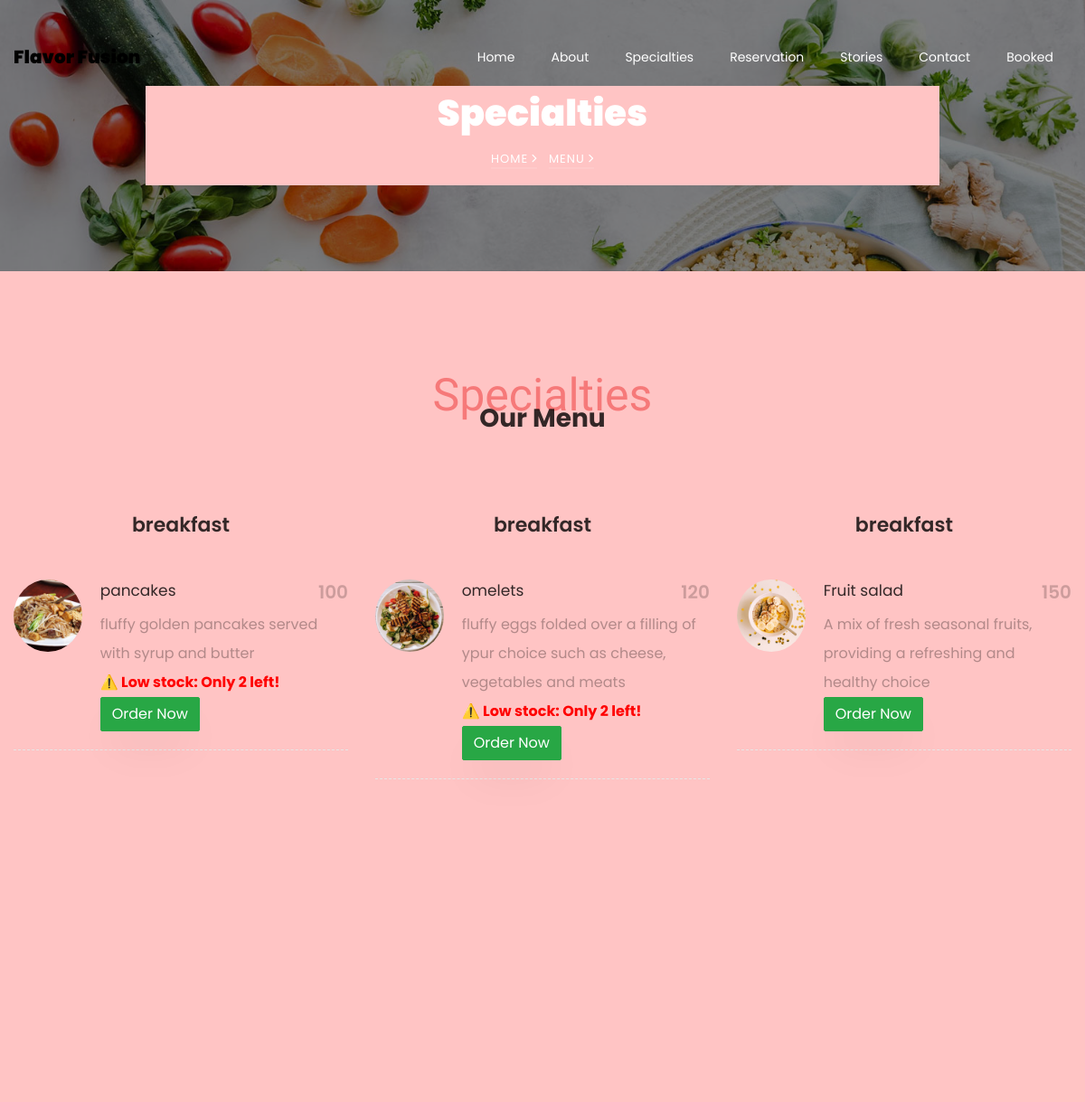
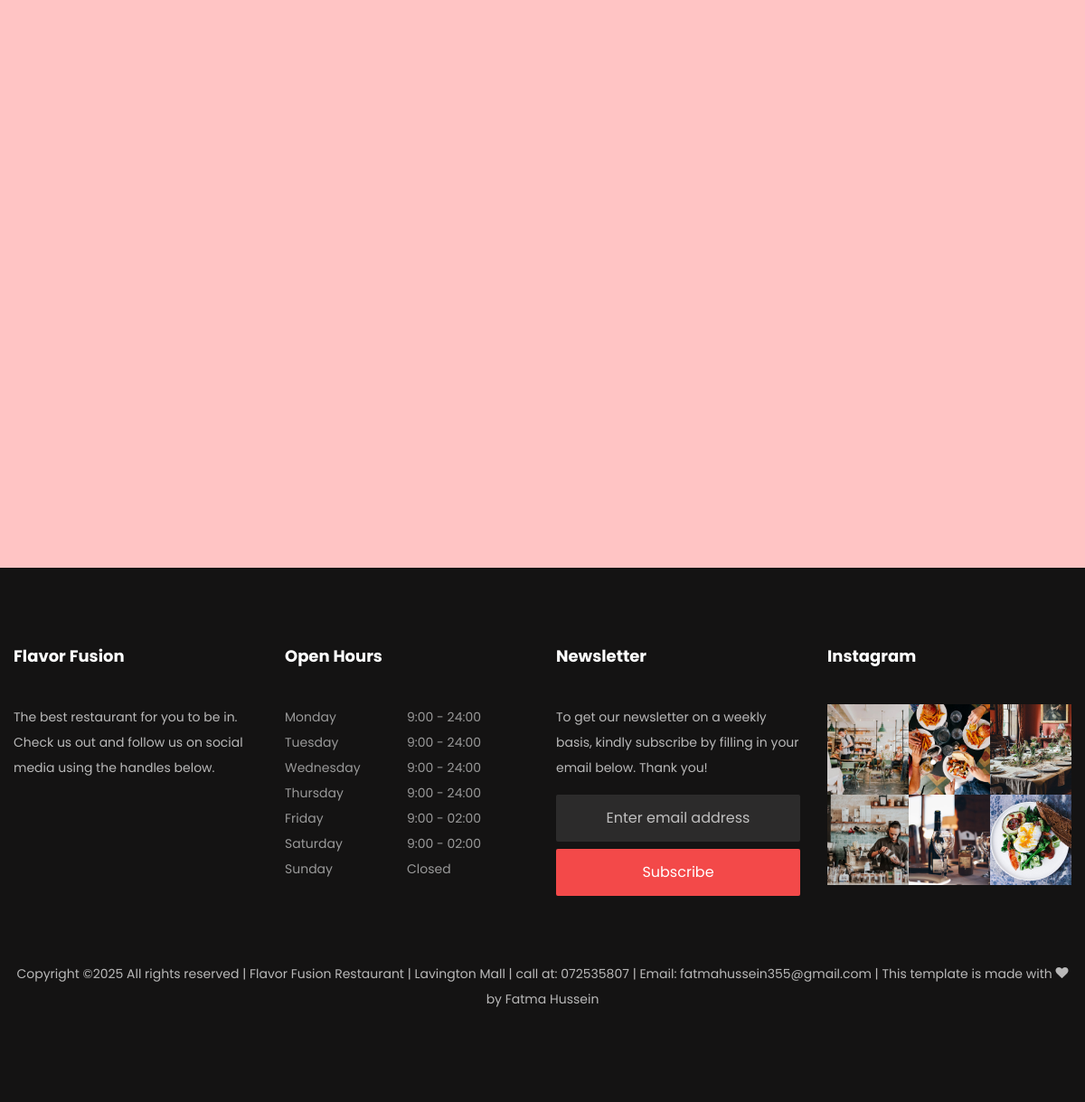
The app's page /menu/ with its own data (2 pictures, top to bottom).
### restaurant/models.py (models this page shows, shortened)
class Ourmenu(models.Model):
    category_options = [
        ('breakfast', 'Breakfast'),
        ('lunch', 'Lunch'),
        ('dinner', 'Dinner'),
        ('dessert', 'Dessert'),
        ('winecard', 'Winecard'),
        ('drinks', 'Drinks')
    ]
    foodname = models.CharField(max_length=50, blank=False, null=False)
    category = models.CharField(max_length=50, choices=category_options, default='dinner')
    foodimage = models.ImageField(upload_to='ourmenu')
    description = models.CharField(max_length=200, blank=False, null=False)
    price = models.PositiveIntegerField()
    stock = models.PositiveIntegerField(default=10)  # Track available stock

class Footer(models.Model):
    heading = models.CharField(max_length=500, default='text1')
    about = models.CharField(max_length=500, default='text1')
    twitter = models.CharField(max_length=500, blank=False, null=False)
    facebook = models.CharField(max_length=500, blank=False, null=False)
    instagram = models.CharField(max_length=500, blank=False, null=False)
    open_days = models.CharField(max_length=500, default='text1')
    newsletter = models.CharField(max_length=500, default='text1')
    image1 = models.ImageField(upload_to='footer', default='testimony.jpg')
    image2 = models.ImageField(upload_to='footer', default='testimony.jpg')
    image3 = models.ImageField(upload_to='footer', default='testimony.jpg')
    image4 = models.ImageField(upload_to='footer', default='testimony.jpg')
    image5 = models.ImageField(upload_to='footer', default='testimony.jpg')
    image6 = models.ImageField(upload_to='footer', default='testimony.jpg')

### restaurant/views.py (the view)
# urls.py: path('menu/', views.menu, name='menu'),
def menu(request):
    menu = Ourmenu.objects.all()
    footer = Footer.objects.all()
    return render(request, "menu.html", {"menu": menu, "footer":footer})

### restaurant/templates/menu.html (shortened to what this page needs)
{% extends 'common.html' %}
{% load static %}
{% block body %}
<section class="hero-wrap hero-wrap-2" style="background-image: url('{% static 'images/bg_4.jpg' %}');" data-stellar-background-ratio="0.5">
    <div class="container">
        <div class="row no-gutters slider-text align-items-center justify-content-center">
            <div class="col-md-9 ftco-animate text-center" style="background: #ffc4c4">
                <h1 class="mb-2 bread">Specialties</h1>
                <p class="breadcrumbs">
                    <span class="mr-2"><a href="index.html">Home <i class="ion-ios-arrow-forward"></i></a></span>
                    <span>Menu <i class="ion-ios-arrow-forward"></i></span>
                </p>
            </div>
        </div>
    </div>
</section>
<section class="ftco-section" style="background: #ffc4c4">
    <div class="container">
        <div class="row justify-content-center mb-5 pb-2">
            <div class="col-md-7 text-center heading-section ftco-animate">
                <span class="subheading">Specialties</span>
                <h2 class="mb-4">Our Menu</h2>
            </div>
        </div>
        <div class="row">
            {% for menu in menu %}
            <div class="col-md-6 col-lg-4 menu-wrap">
                <div class="heading-menu text-center ftco-animate">
                    <h3>{{ menu.category }}</h3>
                </div>
                <div class="menus d-flex ftco-animate">
                    <div class="menu-img img" style="background-image: url('media/{{ menu.foodimage }}');"></div>
                    <div class="text">
                        <div class="d-flex">
                            <div class="one-half">
                                <h3>{{ menu.foodname }}</h3>
                            </div>
                            <div class="one-forth">
                                <span class="price">{{ menu.price }}</span>
                            </div>
                        </div>
                        <p><span>{{ menu.description }}</span></p>
                        {% if menu.stock > 0 %}
                            {% if menu.stock <= 5 %}
                                <p style="color: red; font-weight: bold;">⚠️ Low stock: Only {{ menu.stock }} left!</p>
                            {% endif %}
                            <button class="btn btn-success order-now-btn" data-id="{{ menu.id }}">Order Now</button>
                        {% else %}
                            <button class="btn btn-danger" disabled>Out of Stock</button>
                        {% endif %}
                    </div>
                </div>
            </div>
            {% endfor %}
        </div>
        <div class="row">
        </div>
    </div>
</section>
{% endblock %}

### restaurant/templates/common.html (shortened to what this page needs)
{% load static %}
<!doctype html>
<html lang="en">
<head>
    <link rel="stylesheet" href="{% static 'css/open-iconic-bootstrap.min.css' %}">
    <link rel="stylesheet" href="{% static 'css/animate.css' %}">
    <link rel="stylesheet" href="{% static 'css/owl.carousel.min.css' %}">
    <link rel="stylesheet" href="{% static 'css/owl.theme.default.min.css' %}">
    <link rel="stylesheet" href="{% static 'css/magnific-popup.css' %}">
    <link rel="stylesheet" href="{% static 'css/aos.css' %}">
    <link rel="stylesheet" href="{% static 'css/ionicons.min.css' %}">
    <link rel="stylesheet" href="{% static 'css/bootstrap-datepicker.css' %}">
    <link rel="stylesheet" href="{% static 'css/jquery.timepicker.css' %}">
    <link rel="stylesheet" href="{% static 'css/flaticon.css' %}">
    <link rel="stylesheet" href="{% static 'css/icomoon.css' %}">
    <link rel="stylesheet" href="{% static 'css/style.css' %}">
</head>
<body>
	  <nav class="navbar navbar-expand-lg navbar-dark ftco_navbar bg-dark ftco-navbar-light" id="ftco-navbar">
	    <div class="container" >
	      <a class="navbar-brand" href="index.html">Flavor Fusion</a>
	      <div class="collapse navbar-collapse" id="ftco-nav">
	        <ul class="navbar-nav ml-auto">
	        	<li class="nav-item {% if nav == 'index' %} active {% endif %}">
                    <a href="{% url 'index' %}" class="nav-link">Home</a>
                </li>
	        	<li class="nav-item {% if nav == 'about' %} active {% endif %}">
                    <a href="{% url 'about' %}" class="nav-link">About</a>
                </li>
	        	<li class="nav-item {% if nav == 'menu' %} active {% endif %}">
                    <a href="{% url 'menu' %}" class="nav-link">Specialties</a>
                </li>
                <li class="nav-item {% if nav == 'reservation' %} active {% endif %}">
                    <a href="{% url 'reservation' %}" class="nav-link">Reservation</a>
                </li>
	<li class="nav-item {% if nav == 'blog' %} active {% endif %}">
                    <a href="{% url 'blog' %}" class="nav-link">Stories</a>
                </li>
	          <li class="nav-item {% if nav == 'contact' %} active {% endif %}">
                  <a href="{% url 'contact' %}" class="nav-link">Contact</a>
              </li>
              <li class="nav-item {% if nav == 'booked' %} active {% endif %}">
                    <a href="{% url 'booked' %}" class="nav-link">Booked</a>
                </li>
	        </ul>
	      </div>
	    </div>
	  </nav>
{% block body %}
{% endblock %}
{% for footer in footer %}
    <footer class="ftco-footer ftco-bg-dark ftco-section">
      <div class="container">
        <div class="row mb-5">
          <div class="col-md-6 col-lg-3">
            <div class="ftco-footer-widget mb-4">
              <h2 class="ftco-heading-2">{{ footer.heading }}</h2>
              <p>{{ footer.about }}</p>
              <ul class="ftco-footer-social list-unstyled float-md-left float-lft mt-3">
              </ul>
            </div>
          </div>
          <div class="col-md-6 col-lg-3">
            <div class="ftco-footer-widget mb-4">
              <h2 class="ftco-heading-2">{{ footer.open_days }}</h2>
              <ul class="list-unstyled open-hours">
                <li class="d-flex"><span>Monday</span><span>9:00 - 24:00</span></li>
                <li class="d-flex"><span>Tuesday</span><span>9:00 - 24:00</span></li>
                <li class="d-flex"><span>Wednesday</span><span>9:00 - 24:00</span></li>
                <li class="d-flex"><span>Thursday</span><span>9:00 - 24:00</span></li>
                <li class="d-flex"><span>Friday</span><span>9:00 - 02:00</span></li>
                <li class="d-flex"><span>Saturday</span><span>9:00 - 02:00</span></li>
                <li class="d-flex"><span>Sunday</span><span> Closed</span></li>
              </ul>
            </div>
          </div>
          <div class="col-md-6 col-lg-3">
            <div class="ftco-footer-widget mb-4">
            	<h2 class="ftco-heading-2">Newsletter</h2>
            	<p>{{ footer.newsletter }}</p>
              <form action="#" class="subscribe-form">
                <div class="form-group">
                  <input type="text" class="form-control mb-2 text-center" placeholder="Enter email address">
                  <input type="submit" value="Subscribe" class="form-control submit px-3">
                </div>
              </form>
            </div>
          </div>
          <div class="col-md-6 col-lg-3">
             <div class="ftco-footer-widget mb-4">
              <h2 class="ftco-heading-2">Instagram</h2>
              <div class="thumb d-sm-flex">
	            	<a href="#" class="thumb-menu img" style="background-image: url('media/{{ footer.image1 }}')">
	            	</a>
	            	<a href="#" class="thumb-menu img" style="background-image: url('media/{{ footer.image2 }}');">
	            	</a>
	            	<a href="#" class="thumb-menu img" style="background-image: url('media/{{ footer.image3 }}');">
	            	</a>
	            </div>
	            <div class="thumb d-flex">
	            	<a href="#" class="thumb-menu img" style="background-image: url('media/{{ footer.image4 }}');">
	            	</a>
	            	<a href="#" class="thumb-menu img" style="background-image: url('media/{{ footer.image5 }}');">
	            	</a>
	            	<a href="#" class="thumb-menu img" style="background-image: url('media/{{ footer.image6 }}');">
	            	</a>
	            </div>
            </div>
          </div>
        </div>
        <div class="row">
          <div class="col-md-12 text-center">
            <p>
  Copyright &copy;<script>document.write(new Date().getFullYear());</script> All rights reserved | Flavor Fusion Restaurant | Lavington Mall | call at: 072535807 | Email: fatmahussein355@gmail.com | This template is made with <i class="icon-heart" aria-hidden="true"></i> by <a href="https://colorlib.com" target="_blank">Fatma Hussein</a>
  </p>
          </div>
        </div>
      </div>
    </footer>
{% endfor %}
</body>
</html>

### restaurant/static/css/icomoon.css (style rules this page uses)
[class^="icon-"], [class*=" icon-"] { font-family: 'icomoon' !important; speak: none; font-style: normal; font-weight: normal; font-variant: normal; text-transform: none; line-height: 1; -webkit-font-smoothing: antialiased; -moz-osx-font-smoothing: grayscale; }
.icon-heart:before { content: "\f004"; }

### records on screen
Ourmenu: category "breakfast", foodimage (picture), foodname "pancakes", price "100", description "fluffy golden pancakes served with syrup and butter", stock "2"
Ourmenu: category "breakfast", foodimage (picture), foodname "omelets", price "120", description "fluffy eggs folded over a filling of ypur choice such as cheese, vegetables and meats", stock "2"
Ourmenu: category "breakfast", foodimage (picture), foodname "Fruit salad", price "150", description "A mix of fresh seasonal fruits, providing a refreshing and healthy choice"
Footer: heading "Flavor Fusion", about "The best restaurant for you to be in. Check us out and follow us on social media using the handles below.", open_days "Open Hours", newsletter "To get our newsletter on a weekly basis, kindly subscribe by filling in your email below. Thank you!", image1 (picture), image2 (picture), image3 (picture), image4 (picture), image5 (picture), image6 (picture)
